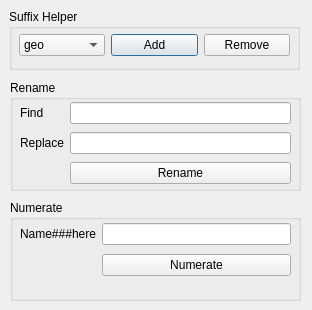
<?xml version="1.0" encoding="UTF-8"?>
<ui version="4.0">
 <class>NameHelper</class>
 <widget class="QDialog" name="NameHelper">
  <property name="geometry">
   <rect>
    <x>0</x>
    <y>0</y>
    <width>312</width>
    <height>310</height>
   </rect>
  </property>
  <property name="windowTitle">
   <string>Name Helper</string>
  </property>
  <widget class="QWidget" name="verticalLayoutWidget">
   <property name="geometry">
    <rect>
     <x>9</x>
     <y>9</y>
     <width>291</width>
     <height>61</height>
    </rect>
   </property>
   <layout class="QVBoxLayout" name="suffixVerticalLayout">
    <item>
     <widget class="QGroupBox" name="suffixGroupBox">
      <property name="minimumSize">
       <size>
        <width>289</width>
        <height>0</height>
       </size>
      </property>
      <property name="title">
       <string>Suffix Helper</string>
      </property>
      <widget class="QWidget" name="horizontalLayoutWidget">
       <property name="geometry">
        <rect>
         <x>10</x>
         <y>20</y>
         <width>271</width>
         <height>32</height>
        </rect>
       </property>
       <layout class="QHBoxLayout" name="suffixHorizontalLayout">
        <item>
         <widget class="QComboBox" name="suffixComboBox">
          <item>
           <property name="text">
            <string>geo</string>
           </property>
          </item>
          <item>
           <property name="text">
            <string>joint</string>
           </property>
          </item>
          <item>
           <property name="text">
            <string>ctrl</string>
           </property>
          </item>
          <item>
           <property name="text">
            <string>anim</string>
           </property>
          </item>
          <item>
           <property name="text">
            <string>group</string>
           </property>
          </item>
          <item>
           <property name="text">
            <string>ik</string>
           </property>
          </item>
          <item>
           <property name="text">
            <string>locator</string>
           </property>
          </item>
         </widget>
        </item>
        <item>
         <widget class="QPushButton" name="suffixAddButton">
          <property name="text">
           <string>Add</string>
          </property>
         </widget>
        </item>
        <item>
         <widget class="QPushButton" name="suffixRemoveButton">
          <property name="text">
           <string>Remove</string>
          </property>
         </widget>
        </item>
       </layout>
      </widget>
     </widget>
    </item>
   </layout>
  </widget>
  <widget class="QWidget" name="verticalLayoutWidget_2">
   <property name="geometry">
    <rect>
     <x>10</x>
     <y>80</y>
     <width>291</width>
     <height>111</height>
    </rect>
   </property>
   <layout class="QVBoxLayout" name="renameVerticalLayout">
    <item>
     <widget class="QGroupBox" name="renameGroupBox">
      <property name="enabled">
       <bool>true</bool>
      </property>
      <property name="title">
       <string>Rename</string>
      </property>
      <property name="checkable">
       <bool>false</bool>
      </property>
      <widget class="QWidget" name="gridLayoutWidget">
       <property name="geometry">
        <rect>
         <x>10</x>
         <y>20</y>
         <width>271</width>
         <height>89</height>
        </rect>
       </property>
       <layout class="QGridLayout" name="renameGridLayout">
        <item row="1" column="0">
         <widget class="QLabel" name="renameReplaceLabel">
          <property name="text">
           <string>Replace</string>
          </property>
         </widget>
        </item>
        <item row="0" column="0">
         <widget class="QLabel" name="renameFindLabel">
          <property name="text">
           <string>Find</string>
          </property>
         </widget>
        </item>
        <item row="0" column="1">
         <widget class="QLineEdit" name="renameFindText"/>
        </item>
        <item row="1" column="1">
         <widget class="QLineEdit" name="renameReplaceText"/>
        </item>
        <item row="2" column="1">
         <widget class="QPushButton" name="renameButton">
          <property name="text">
           <string>Rename</string>
          </property>
         </widget>
        </item>
       </layout>
      </widget>
     </widget>
    </item>
   </layout>
  </widget>
  <widget class="QWidget" name="verticalLayoutWidget_3">
   <property name="geometry">
    <rect>
     <x>10</x>
     <y>200</y>
     <width>291</width>
     <height>101</height>
    </rect>
   </property>
   <layout class="QVBoxLayout" name="numerateVerticalLayout">
    <item>
     <widget class="QGroupBox" name="numerateGroupBox">
      <property name="enabled">
       <bool>true</bool>
      </property>
      <property name="title">
       <string>Numerate</string>
      </property>
      <property name="checkable">
       <bool>false</bool>
      </property>
      <widget class="QWidget" name="gridLayoutWidget_2">
       <property name="geometry">
        <rect>
         <x>10</x>
         <y>20</y>
         <width>271</width>
         <height>61</height>
        </rect>
       </property>
       <layout class="QGridLayout" name="numberateGridLayout">
        <item row="0" column="0">
         <widget class="QLabel" name="numberateLabel">
          <property name="text">
           <string>Name###here</string>
          </property>
         </widget>
        </item>
        <item row="0" column="1">
         <widget class="QLineEdit" name="numerateText"/>
        </item>
        <item row="1" column="1">
         <widget class="QPushButton" name="numerateButton">
          <property name="text">
           <string>Numerate</string>
          </property>
         </widget>
        </item>
       </layout>
      </widget>
     </widget>
    </item>
   </layout>
  </widget>
 </widget>
 <resources/>
 <connections/>
</ui>
